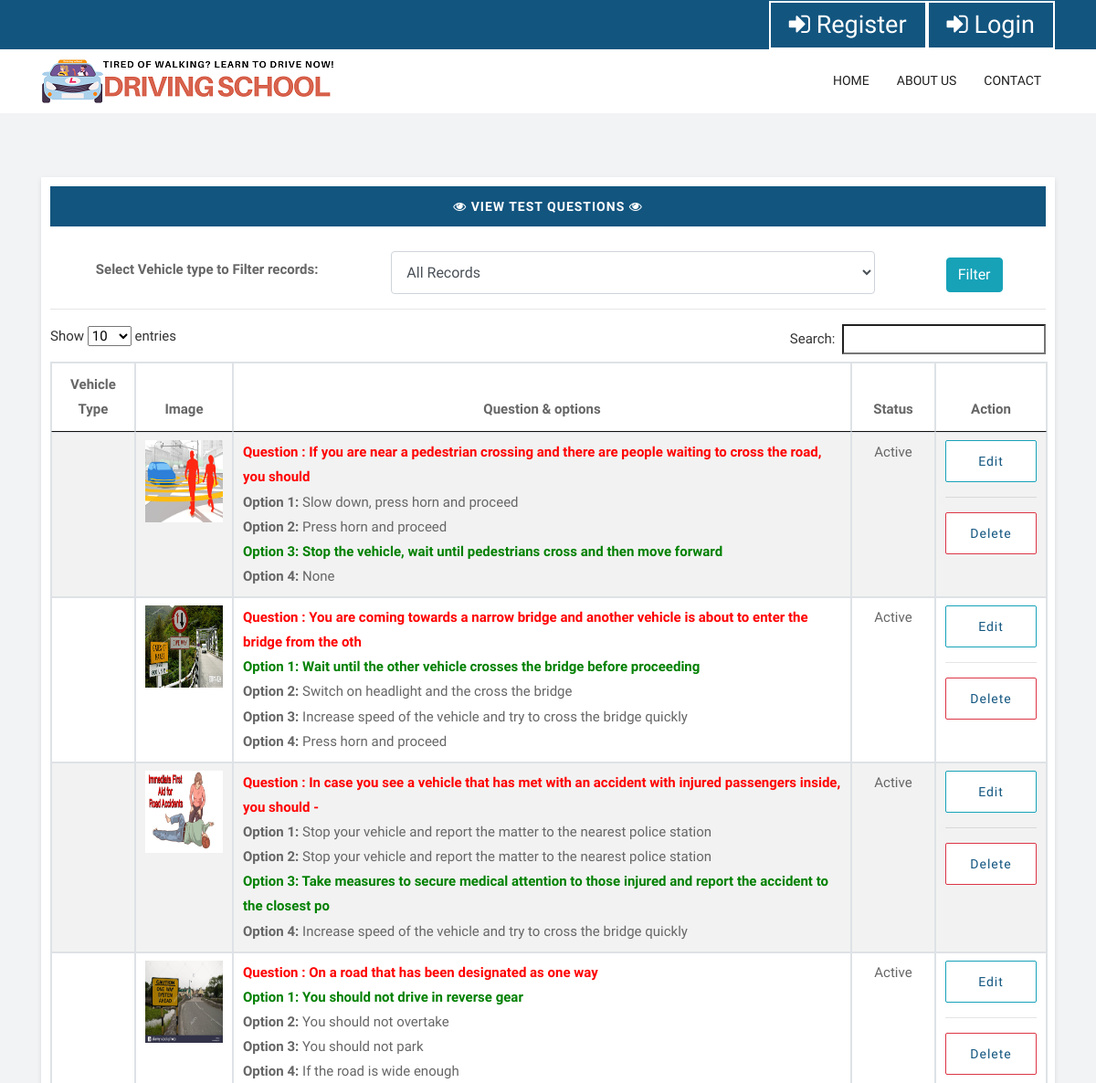
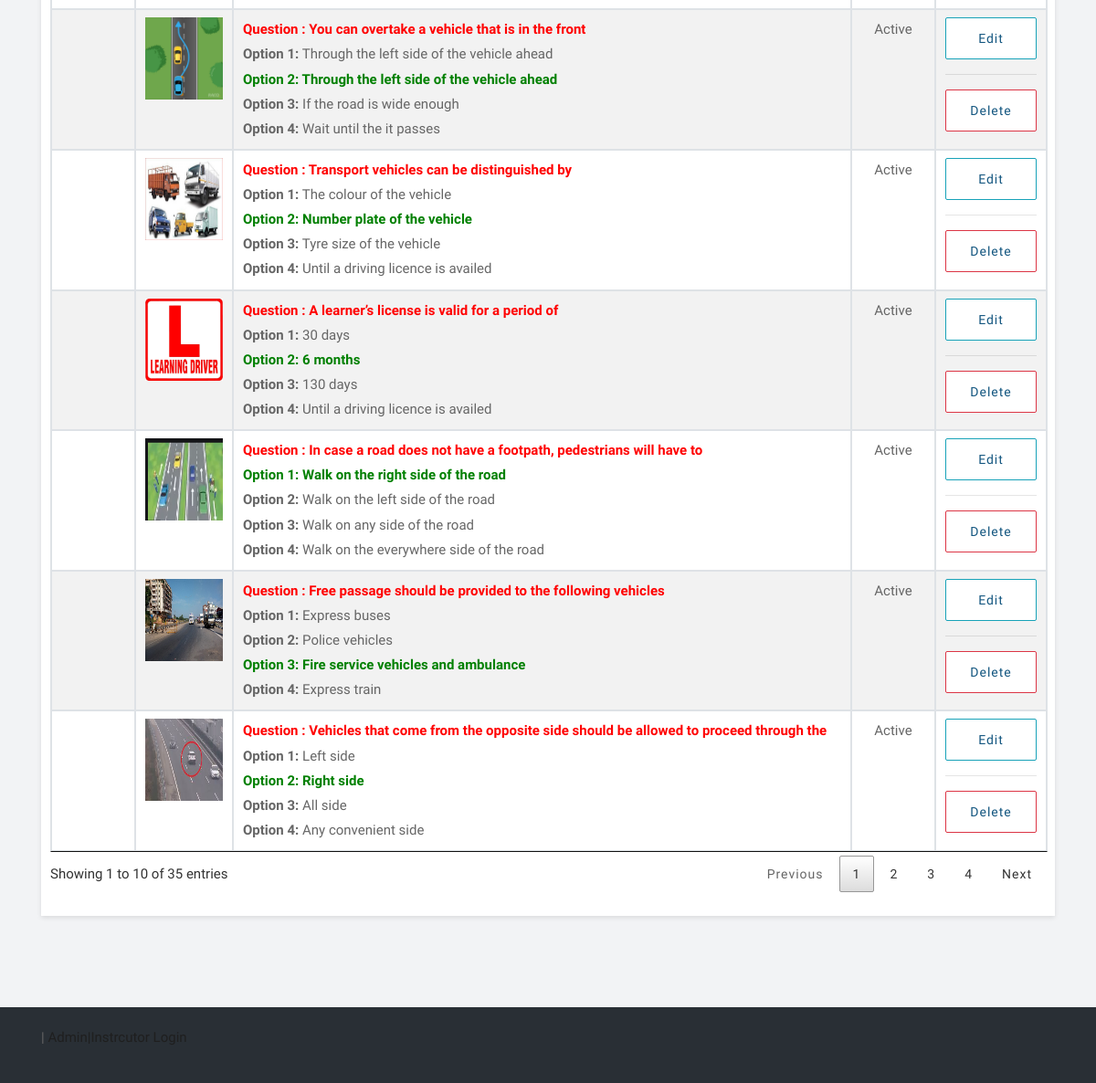
/viewquestions.php, run on the app's committed database (2 pictures, top to bottom).
### tables this page shows
CREATE TABLE `questions` (
  `qstn_id` int(10) NOT NULL,
  `qstn` varchar(100) NOT NULL,
  `opt1` varchar(100) NOT NULL,
  `opt2` varchar(100) NOT NULL,
  `opt3` varchar(100) NOT NULL,
  `opt4` varchar(100) NOT NULL,
  `ans` varchar(100) NOT NULL,
  `img` varchar(100) NOT NULL,
  `dsptn` text NOT NULL,
  `status` varchar(100) NOT NULL
);

### viewquestions.php (the view, shortened to what this page needs)
<?php
include("header.php");
?>
	<div id="blog" class="blog-box">
		<div class="container">
			<div class="row">
				<div class="col-lg-12 col-md-12 col-sm-12">
					<div class="blog-inner">
						<div class="item-meta">
							<a href="#"><i class="fa fa-eye"></i> <b>VIEW TEST QUESTIONS</b> <i class="fa fa-eye"></i></a>
						</div>
						<br>
<form method="get" action="">
	<div class="row">
		<div class="col-md-4" style="padding-top: 7px;"	><b>Select Vehicle type to Filter records:</b></div>
		<div class="col-md-6">
			<select name="vehicle_type" id="vehicle_type" class="form-control" >
				<option value="">All Records</option>
			</select><span id="errvehicle_type" class="errorclass" ></span>
		</div>
		<div class="col-md-2" style="padding-top: 7px;"	><b><button type="submit" class="btn btn-info">Filter</button></b></div>
	</div>
</form>
						<hr>
						<p>
<TABLE id="datatable" class="table table-striped table-bordered">
	<thead>
		<tr>
			<th>Vehicle Type</th>
			<th>Image</th>
			<th>Question & options</th>
			<th>Status</th>
			<th>Action</th>
		</tr>
	</thead>
	<tbody>
	<?php
	$sql = "SELECT * FROM questions WHERE status!='Deleted'";
	$qsql = mysqli_query($con,$sql);
	while($rs = mysqli_fetch_array($qsql))
	{
		if($rs['img'] == "")
		{
			$imgname="images/default-image.jpg";
		}
		else if(file_exists("imgqsn/".$rs['img']))
		{
			$imgname= "imgqsn/".$rs['img'];
		}
		else
		{
			$imgname="images/default-image.jpg";
		}
		echo "<tr>
			<td style='width: 70px;'>$rs[vehicle_type]</td>
		<td style='width: 85px;'><img src='$imgname' style='width: 85px; height: 90px;' ></td>
			<td style='text-align: left;'>
			<b style='color: red;' >Question : $rs[qstn]</b><br>";
			if($rs['ans'] == "Option 1")
			{
			echo "<b style='color: green;'>Option 1: $rs[opt1]</b><br>";
			}
			else
			{
				echo "<b>Option 1:</b> $rs[opt1]<br>";
			}
			if($rs['ans'] == "Option 2")
			{
			echo "<b style='color: green;'>Option 2: $rs[opt2]</b><br>";
			}
			else
			{
				echo "<b>Option 2:</b> $rs[opt2]<br>";
			}
			if($rs['ans'] == "Option 3")
			{
			echo "<b style='color: green;'>Option 3: $rs[opt3]</b><br>";
			}
			else
			{
				echo "<b>Option 3:</b> $rs[opt3]<br>";
			}
			if($rs['ans'] == "Option 4")
			{
			echo "<b style='color: green;'>Option 4: $rs[opt4]</b><br>";
			}
			else
			{
				echo "<b>Option 4:</b> $rs[opt4]<br>";
			}
			echo "</td>
			<td style='width: 70px;'>$rs[status]</td>
			<td style='width: 100px;'><a  href='questions.php?editid=$rs[0]' class='btn btn-info' style='width: 100px;'>Edit</a>
			 <hr>
			<a href='viewquestions.php?delid=$rs[0]' class='btn btn-danger'
			onclick='return confirm2delete()' style='width: 100px;'>Delete</a>
			</td>
		</tr>";
	}
	?>
	</tbody>
</TABLE>
						</p>
					</div>
				</div>
			</div>
		</div>
	</div>
<?php
include("footer.php");
?>

### css/style.css (style rules this page uses)
body { color: #666666; font-size: 15px; font-family: 'Catamaran', sans-serif; line-height: 1.80857; }
a { color: #1f1f1f; text-decoration: none !important; outline: none !important; -webkit-transition: all .3s ease-in-out; -moz-transition: all .3s ease-in-out; -ms-transition: all .3s ease-in-out; -o-transition: all .3s ease-in-out; transition: all .3s ease-in-out; }
a { color: #1f1f1f; text-decoration: none; outline: none; }
a, .btn { text-decoration: none !important; outline: none !important; -webkit-transition: all 0.5s ease-in-out 0s; -moz-transition: all 0.5s ease-in-out 0s; -ms-transition: all 0.5s ease-in-out 0s; -o-transition: all 0.5s ease-in-out 0s; transition: all 0.5s ease-in-out 0s; }
.blog-box { padding: 70px 0px; background-color: #f2f3f5; }
.blog-inner { background: #ffffff; text-align: center; margin-bottom: 30px; border: 10px solid #fff; box-shadow: 0 2px 5px rgba(0,0,0,.1); }
.blog-inner a { border-radius: 2px; transition: .2s; letter-spacing: 1px; padding: 10px 18px; background: #ffffff; color: #12557f; font-size: 14px; display: inline-block; line-height: 24px; }
.blog-inner .item-meta { background: #12557f; }
.blog-inner .item-meta a { background: #12557f; color: #ffffff; display: inline-block; border: none; }
select.form-control:not([size]):not([multiple]) { height: calc(45px + 2px); }

### data on the page
questions: img (picture), qstn "If you are near a pedestrian crossing and there are people waiting to cross the road, you should", opt1 "Slow down, press horn and proceed", opt2 "Press horn and proceed", opt3 "Stop the vehicle, wait until pedestrians cross and then move forward", opt4 "None", status "Active"
questions: img (picture), qstn "You are coming towards a narrow bridge and another vehicle is about to enter the bridge from the oth", opt1 "Wait until the other vehicle crosses the bridge before proceeding", opt2 "Switch on headlight and the cross the bridge", opt3 "Increase speed of the vehicle and try to cross the bridge quickly", opt4 "Press horn and proceed", status "Active"
questions: img (placeholder picture), qstn "In case you see a vehicle that has met with an accident with injured passengers inside, you should -", opt1 "Stop your vehicle and report the matter to the nearest police station", opt2 "Stop your vehicle and report the matter to the nearest police station", opt3 "Take measures to secure medical attention to those injured and report the accident to the closest po", opt4 "Increase speed of the vehicle and try to cross the bridge quickly", status "Active"
questions: img (picture), qstn "On a road that has been designated as one way", opt1 "You should not drive in reverse gear", opt2 "You should not overtake", opt3 "You should not park", opt4 "If the road is wide enough", status "Active"
questions: img (picture), qstn "You can overtake a vehicle that is in the front", opt1 "Through the left side of the vehicle ahead", opt2 "Through the left side of the vehicle ahead", opt3 "If the road is wide enough", opt4 "Wait until the it passes", status "Active"
questions: img (picture), qstn "Transport vehicles can be distinguished by", opt1 "The colour of the vehicle", opt2 "Number plate of the vehicle", opt3 "Tyre size of the vehicle", opt4 "Until a driving licence is availed", status "Active"
questions: img (picture), qstn "A learner’s license is valid for a period of", opt1 "30 days", opt2 "6 months", opt3 "130 days", opt4 "Until a driving licence is availed", status "Active", $rs[0] 10 (drawn)
questions: img (picture), qstn "In case a road does not have a footpath, pedestrians will have to", opt1 "Walk on the right side of the road", opt2 "Walk on the left side of the road", opt3 "Walk on any side of the road", opt4 "Walk on the everywhere side of the road", status "Active"
questions: img (picture), qstn "Free passage should be provided to the following vehicles", opt1 "Express buses", opt2 "Police vehicles", opt3 "Fire service vehicles and ambulance", opt4 "Express train", status "Active"
questions: img (picture), qstn "Vehicles that come from the opposite side should be allowed to proceed through the", opt1 "Left side", opt2 "Right side", opt3 "All side", opt4 "Any convenient side", status "Active"
